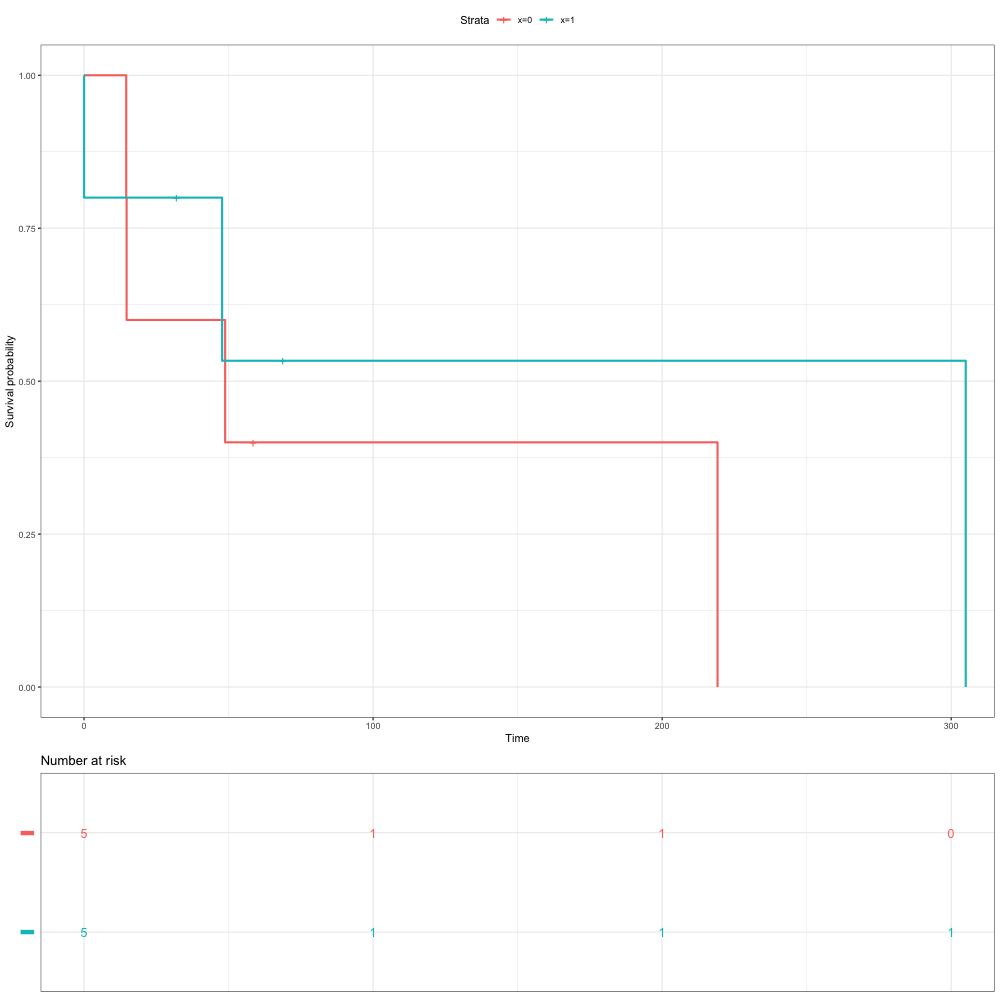

Source code (R):
simulWeib <- function(N, lambda, alpha, beta, rateC)
{
  ## covariate --> N Bernoulli trials
  x <- sample(x=c(0, 1), size=N, replace=TRUE, prob=c(0.5, 0.5))

  ## Weibull latent event times
  v <- runif(n=N)
  Tlat <- (- log(v) / (lambda * exp(x * beta)))^(1 / alpha)

  ## censoring times
  C <- rexp(n=N, rate=rateC)

  ## follow-up times and event indicators
  time <- pmin(Tlat, C)
  status <- as.numeric(Tlat <= C)
  ## data set

  data.frame(id=1:N,
             time=time,
             status=status,
             x=x)
}

d <- simulWeib(N=10, lambda=0.01, alpha=1, beta=-0.6, rateC=0.005)
fit <- survfit(Surv(time, status) ~ x, data=d)

png(paste0("sim.png"), width=1000, height=1000)
print({
  ggsurvplot(fit, risk.table = T, tables.theme = theme_cleantable(),
             palette = substring(names(fit$strata), nchar("stratum= ")),
             risk.table.col = "strata", RUEpval = TRUE, 
             ggtheme = theme_bw(), risk.table.y.text=F)
})
dev.off()

save(d, file = paste0("sim.RData"))
